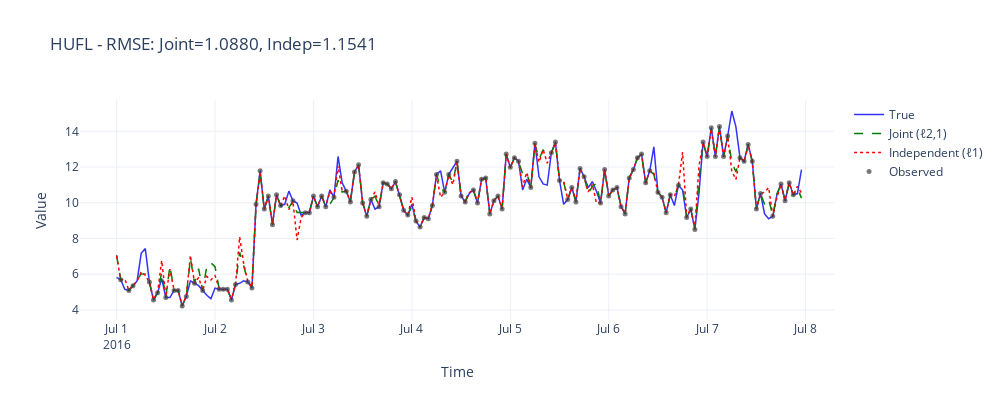
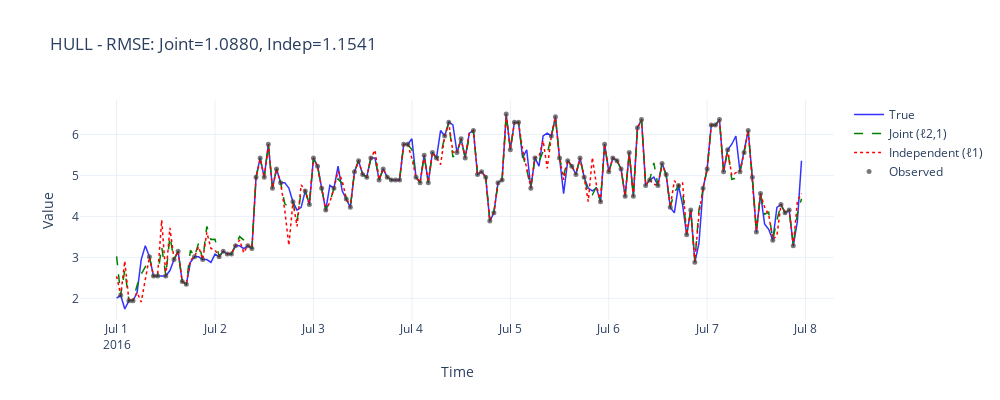
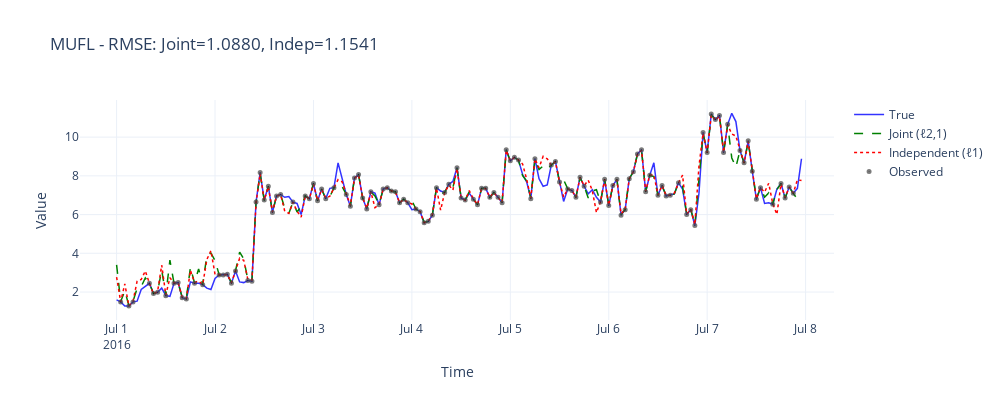

Notebook cell for these charts, in order:
### Code cell
# Plot first 3 sensors
for i in range(3):
    plot_results(X_ett, result_ett, time_ett, series_idx=i, series_name=sensor_names[i])
